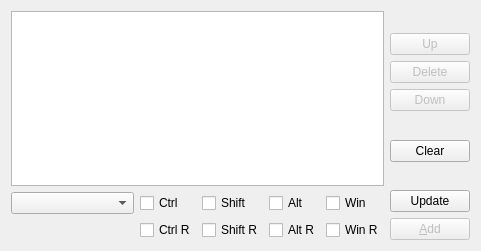
<?xml version="1.0" encoding="UTF-8"?>
<ui version="4.0">
 <class>KeyDisplayForm</class>
 <widget class="QWidget" name="KeyDisplayForm">
  <property name="geometry">
   <rect>
    <x>0</x>
    <y>0</y>
    <width>481</width>
    <height>251</height>
   </rect>
  </property>
  <property name="windowTitle">
   <string>Form</string>
  </property>
  <layout class="QGridLayout" name="gridLayout">
   <item row="0" column="0">
    <layout class="QHBoxLayout" name="horizontalLayout">
     <item>
      <layout class="QVBoxLayout" name="verticalLayout">
       <item>
        <widget class="QTableWidget" name="keysWidget"/>
       </item>
       <item>
        <layout class="QGridLayout" name="gridLayout_2" columnstretch="2,0,0,0,0">
         <item row="0" column="3">
          <widget class="QCheckBox" name="chkAlt">
           <property name="text">
            <string>Alt</string>
           </property>
          </widget>
         </item>
         <item row="0" column="0">
          <widget class="QComboBox" name="dropKeys"/>
         </item>
         <item row="0" column="1">
          <widget class="QCheckBox" name="chkCtrl">
           <property name="text">
            <string>Ctrl</string>
           </property>
          </widget>
         </item>
         <item row="0" column="2">
          <widget class="QCheckBox" name="chkShift">
           <property name="text">
            <string>Shift</string>
           </property>
          </widget>
         </item>
         <item row="0" column="4">
          <widget class="QCheckBox" name="chkWin">
           <property name="text">
            <string>Win</string>
           </property>
          </widget>
         </item>
         <item row="1" column="1">
          <widget class="QCheckBox" name="chkCtrlR">
           <property name="text">
            <string>Ctrl R</string>
           </property>
          </widget>
         </item>
         <item row="1" column="2">
          <widget class="QCheckBox" name="chkShiftR">
           <property name="text">
            <string>Shift R</string>
           </property>
          </widget>
         </item>
         <item row="1" column="3">
          <widget class="QCheckBox" name="chkAltR">
           <property name="text">
            <string>Alt R</string>
           </property>
          </widget>
         </item>
         <item row="1" column="4">
          <widget class="QCheckBox" name="chkWinR">
           <property name="text">
            <string>Win R</string>
           </property>
          </widget>
         </item>
        </layout>
       </item>
      </layout>
     </item>
     <item>
      <layout class="QVBoxLayout" name="verticalLayout_2">
       <item>
        <spacer name="verticalSpacer_2">
         <property name="orientation">
          <enum>Qt::Vertical</enum>
         </property>
         <property name="sizeHint" stdset="0">
          <size>
           <width>20</width>
           <height>40</height>
          </size>
         </property>
        </spacer>
       </item>
       <item>
        <widget class="QPushButton" name="btnMoveUp">
         <property name="enabled">
          <bool>false</bool>
         </property>
         <property name="text">
          <string>Up</string>
         </property>
        </widget>
       </item>
       <item>
        <widget class="QPushButton" name="btnDelete">
         <property name="enabled">
          <bool>false</bool>
         </property>
         <property name="text">
          <string>Delete</string>
         </property>
        </widget>
       </item>
       <item>
        <widget class="QPushButton" name="btnMoveDown">
         <property name="enabled">
          <bool>false</bool>
         </property>
         <property name="text">
          <string>Down</string>
         </property>
        </widget>
       </item>
       <item>
        <spacer name="verticalSpacer_3">
         <property name="orientation">
          <enum>Qt::Vertical</enum>
         </property>
         <property name="sizeHint" stdset="0">
          <size>
           <width>20</width>
           <height>40</height>
          </size>
         </property>
        </spacer>
       </item>
       <item>
        <widget class="QPushButton" name="btnClear">
         <property name="text">
          <string>Clear</string>
         </property>
        </widget>
       </item>
       <item>
        <spacer name="verticalSpacer">
         <property name="orientation">
          <enum>Qt::Vertical</enum>
         </property>
         <property name="sizeHint" stdset="0">
          <size>
           <width>20</width>
           <height>40</height>
          </size>
         </property>
        </spacer>
       </item>
       <item>
        <widget class="QPushButton" name="btnUpdate">
         <property name="text">
          <string>Update</string>
         </property>
        </widget>
       </item>
       <item>
        <widget class="QPushButton" name="btnAdd">
         <property name="enabled">
          <bool>false</bool>
         </property>
         <property name="text">
          <string>&amp;Add</string>
         </property>
        </widget>
       </item>
      </layout>
     </item>
    </layout>
   </item>
  </layout>
 </widget>
 <resources/>
 <connections/>
</ui>
